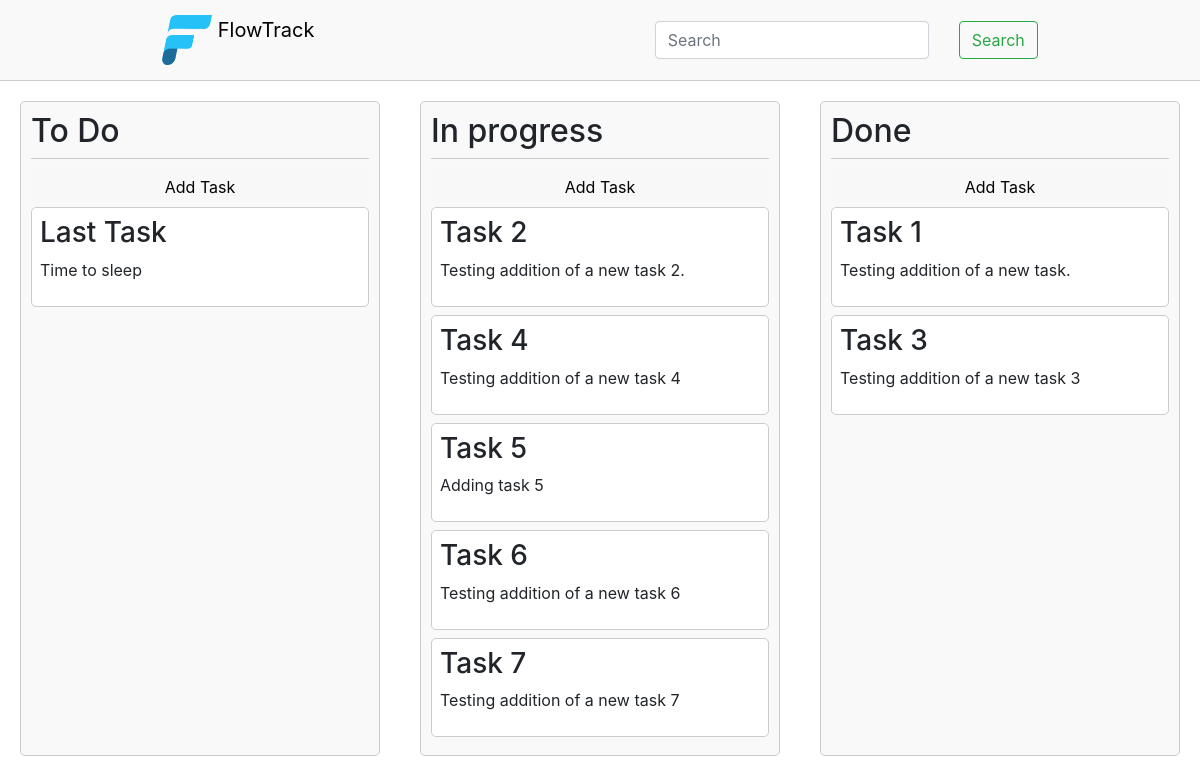
The page / on the database its author committed.
### tables this page shows
CREATE TABLE tasks (                 id INTEGER PRIMARY KEY AUTOINCREMENT NOT NULL,                column TEXT NOT NULL,                title TEXT NOT NULL,                body TEXT NOT NULL);

### app.py (the view)
@app.route('/')
def index():
    to_do = retrieve_data('to_do')
    in_progress = retrieve_data('in_progress')
    done = retrieve_data('done')
    print ("To do", to_do)
    print ('In progress', in_progress)
    print ('Done tasks', done)
    return render_template('index.html', to_do=to_do, in_progress=in_progress, done=done)

### app.py (called while the page is built)
def retrieve_data(column):
    def create_dict(data):
        if data is None:
            return None
        result = []
        columns = [column[0] for column in cursor.description]
        for row in data:
            row_dict = {columns[i]: row[i] for i in range(len(columns))}
            result.append(row_dict)
        return result
    with sqlite3.connect('data.db') as connection:
        cursor = connection.cursor()
        try:
            cursor.execute('SELECT * FROM tasks WHERE column = ?;',(column,))
            rows = cursor.fetchall()
            column_data = create_dict(rows)
            return column_data
        except sqlite3.Error as e:
            print("Error", e)
            return False

### templates/index.html (shortened to what this page needs)
<!DOCTYPE html>
<html lang="en">
<head>
    <link href="https://cdn.jsdelivr.net/npm/bootstrap@5.3.2/dist/css/bootstrap.min.css" rel="stylesheet">
    <link rel="stylesheet" href="https://stackpath.bootstrapcdn.com/bootstrap/4.5.2/css/bootstrap.min.css">
    <link rel="stylesheet" type="text/css" href="/static/css/styles.css">
</head>
<body>
    <nav class="navbar">
        <a class="navbar-brand" href="#">
            <img src="{{ url_for('static', filename='images/logo.png') }}" width="50" height="50" class="d-inline-block align-top" alt="">
            FlowTrack
        </a>
        <form class="form-inline">
            <div class="row">
                <div class="col-auto">
                    <input type="text" class="form-control" placeholder="Search" autocomplete="off" aria-label="Search">
                </div>
                <div class="col-auto">
                    <button class="btn btn-outline-success" type="submit">Search</button>
                </div>
            </div>
        </form>
    </nav>
    <div class="kanban-board">
        <div class="column" id="to_do">
            <h2> To Do </h2>
            <button type="button" id="add-task-button" class="add-task-button" data-info="to_do">Add Task</button>
            {% for task in to_do %}
            {% set task_id = 'task_' ~ task['id'] %}
            <div class="card" draggable="true" id="{{task_id}}">
                <h3>{{ task["title"] }}</h3>
                <p>{{ task["body"] }}</p>
            </div>
            {% endfor %}
        </div>
        <div class="column" id="in_progress">
            <h2> In progress </h2>
            <button type="button" id="add-task-button" class="add-task-button" data-info="in_progress" >Add Task</button>
            {% for task in in_progress %}
            {% set task_id = 'task' ~ task['id'] %}
            <div class="card" draggable="true" id="{{task_id}}">
                <h3>{{ task["title"] }}</h3>
                <p>{{ task["body"] }}</p>
            </div>
            {% endfor %}
        </div>
        <div class="column" id="done">
            <h2> Done </h2>
            <button type="button" id="add-task-button" class="add-task-button" data-info="done">Add Task</button>
            {% for task in done %}
            {% set task_id = 'task_' ~ task['id'] %}
            <div class="card" draggable="true" id="{{task_id}}">
                <h3>{{ task["title"] }}</h3>
                <p>{{ task["body"] }}</p>
            </div>
            {% endfor %}
        </div>
    </div>
</body>
</html>

### static/css/styles.css (style rules this page uses)
.navbar { display: flex; justify-content: space-around; align-items: center; background-color: #f9f9f9; padding: 10px 0; border-bottom: 1px solid #ccc; }
.kanban-board { display: flex; justify-content: space-around; margin: 20px auto; }
.column { border: 1px solid #ccc; border-radius: 5px; padding: 10px; width: 30%; background-color: #f9f9f9; }
.column h2 { margin-top: 0; padding-bottom: 8px; border-bottom: 1px solid #ccc; }
.card { background-color: #fff; border: 1px solid #ccc; border-radius: 5px; padding: 8px; margin-bottom: 8px; }
.add-task-button { position: sticky; bottom: 0; width: 100%; padding: 8px; background-color: #f8f8f8; border: none; cursor: pointer; }

### rows shown on the page
tasks: title "Last Task", body "Time to sleep"
tasks: title "Task 2", body "Testing addition of a new task 2."
tasks: title "Task 4", body "Testing addition of a new task 4"
tasks: title "Task 5", body "Adding task 5"
tasks: title "Task 6", body "Testing addition of a new task 6"
tasks: title "Task 7", body "Testing addition of a new task 7"
tasks: title "Task 1", body "Testing addition of a new task."
tasks: title "Task 3", body "Testing addition of a new task 3"
